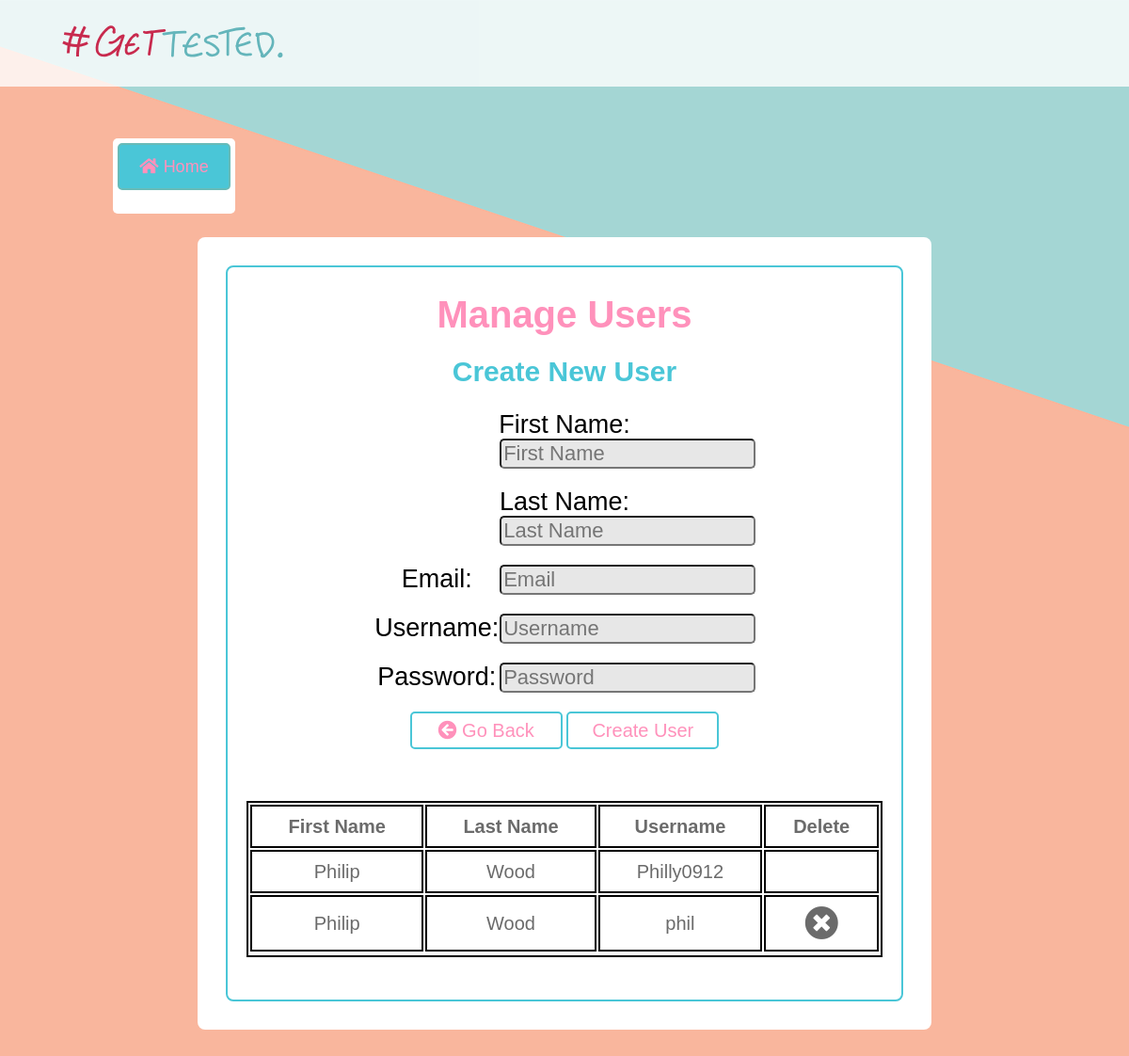
The app's page /admin/mng_users.php (signed in), older data.
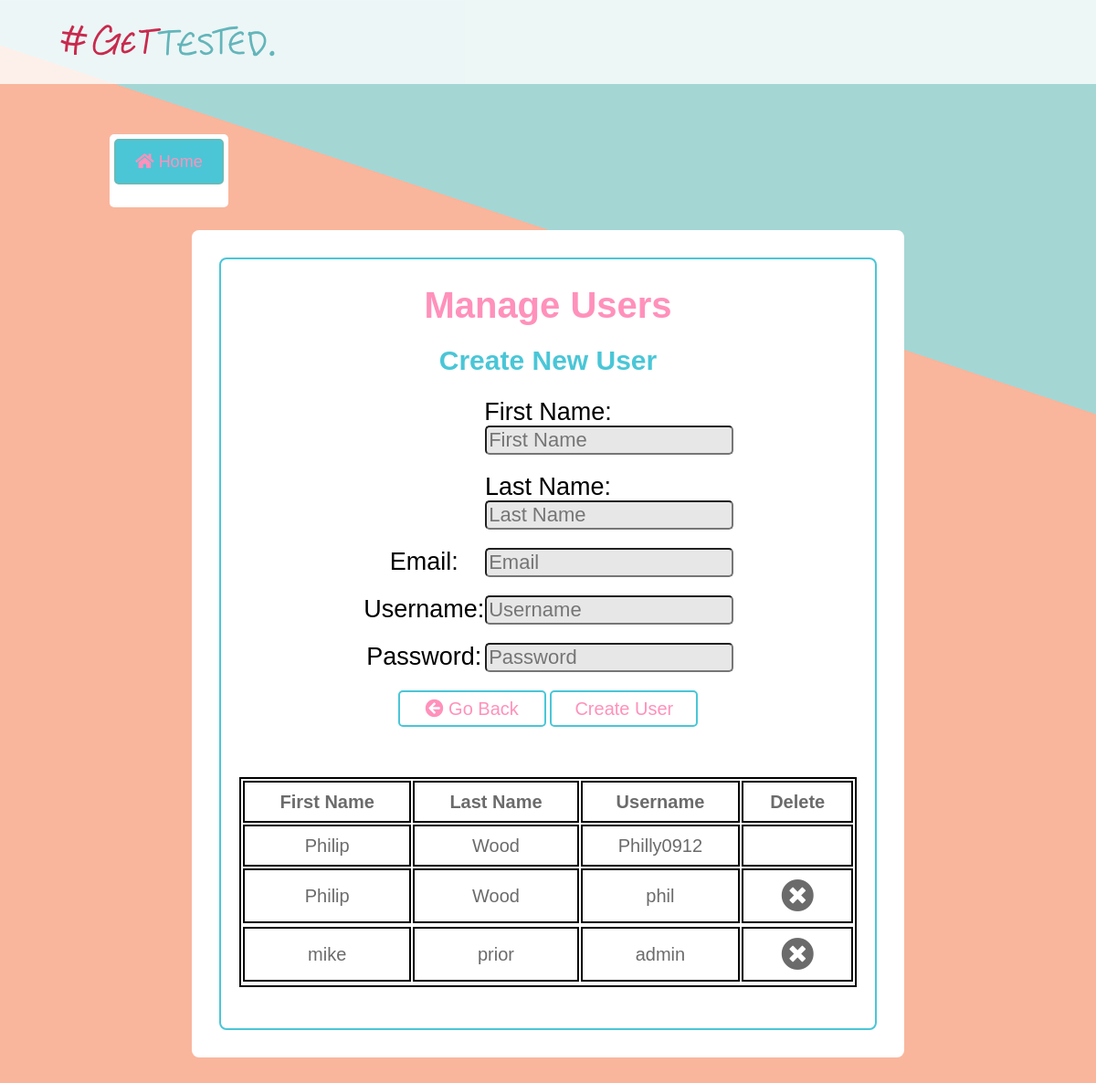
The same page, newer data.
### tables this page shows
CREATE TABLE IF NOT EXISTS `tbl_users` (
  `ID` int(11) NOT NULL AUTO_INCREMENT,
  `F_Name` varchar(30) NOT NULL,
  `L_Name` varchar(30) NOT NULL,
  `Email` varchar(50) NOT NULL,
  `User_Name` varchar(40) NOT NULL,
  `User_Pass` varchar(255) NOT NULL,
  PRIMARY KEY (`ID`)
);

### admin/scripts/users.php (called while the page is built, shortened)
<?php
    function getAllUsers(){
        $pdo = Database::getInstance()->getConnection();
        $get_query = 'SELECT * FROM tbl_users';
        $get_user = $pdo->query($get_query);
        return $get_user;
    }

### admin/mng_users.php (the view, shortened to what this page needs)
<?php
$users = getAllUsers();
?>
<!DOCTYPE html>
<html lang="en">
<head>
    <link rel="stylesheet" href="https://cdnjs.cloudflare.com/ajax/libs/font-awesome/5.11.2/css/all.css">
    <link rel="stylesheet" href="../public/css/main.css">
</head>
<body>
<header>
    <a class="headerLogo" href="dashboard.php"><img src="../public/images/gettested_logo.svg" alt="logo"></a>
</header>
<div class="sub-dash-wrap">
    <div class="dashboardSubIconCon">
        <div class="dashboardSubIconPad"><a href="logout.php"><button class="buttonMain"><i class="fas fa-home"></i> Home</button></a></div>
    </div>
    <div class="sub-dashboard">
        <div class="blueBorder">
            <div class="dashboardSubContent">
                <div class="sub-dash-title"><h2>Manage Users</h2></div>
                <form class="dashboard-form" action="mng_users.php" method="post">
                    <h3><?php echo !empty($message_create)? $message_create:'Create New User';?></h3>
                    <div class="labelWrapDashboard">
                        <label>First Name:</label>
                        <input name="fname" type="text" value="" placeholder="First Name">
                    </div>
                    <div class="labelWrapDashboard">
                        <label>Last Name:</label>
                        <input name="lname" type="text" value="" placeholder="Last Name">
                    </div>
                    <div class="labelWrapDashboard">
                        <label>Email:</label>
                        <input name="email" type="email" value="" placeholder="Email">
                    </div>
                    <div class="labelWrapDashboard">
                        <label>Username:</label>
                        <input name="username" type="text" value="" placeholder="Username">
                    </div>
                    <div class="labelWrapDashboard">
                        <label>Password:</label>
                        <input name="password" type="text" value="" placeholder="Password">
                    </div>
                    <div class="buttonWrapSubDash">
                        <a href="dashboard.php"><button type="button" class="buttonMain"><i class="fas fa-arrow-circle-left"></i> Go Back</button></a>
                        <button class="buttonMain" name="create">Create User</button>
                    </div>
                </form>
                <div class="table-form">
                    <table>
                        <tr>
                            <th>First Name</th>
                            <th>Last Name</th>
                            <th>Username</th>
                            <th>Delete</th>
                        </tr>
                        <tbody>
                            <?php while($founduser = $users->fetch(PDO::FETCH_ASSOC)):?>
                                <tr>
                                    <td><?php echo $founduser['F_Name'];?></td>
                                    <td><?php echo $founduser['L_Name'];?></td>
                                    <td><?php echo $founduser['User_Name'];?></td>
                                    <td><?php if($_SESSION['user_id'] === $founduser['ID']){continue;}?><a href="mng_users.php?id=<?php echo $founduser['ID'];?>"><i class="fas fa-times-circle fa-2x"></i></a></td>
                                <tr>
                            <?php endwhile;?>
                        </tbody>
                    </table>
                </div>
            </div>
        </div>
    </div>
</div>
</body>
</html>

Row changes from the older to the newer data that the page shows:
added tbl_users: F_Name "mike", L_Name "prior", User_Name "admin"
